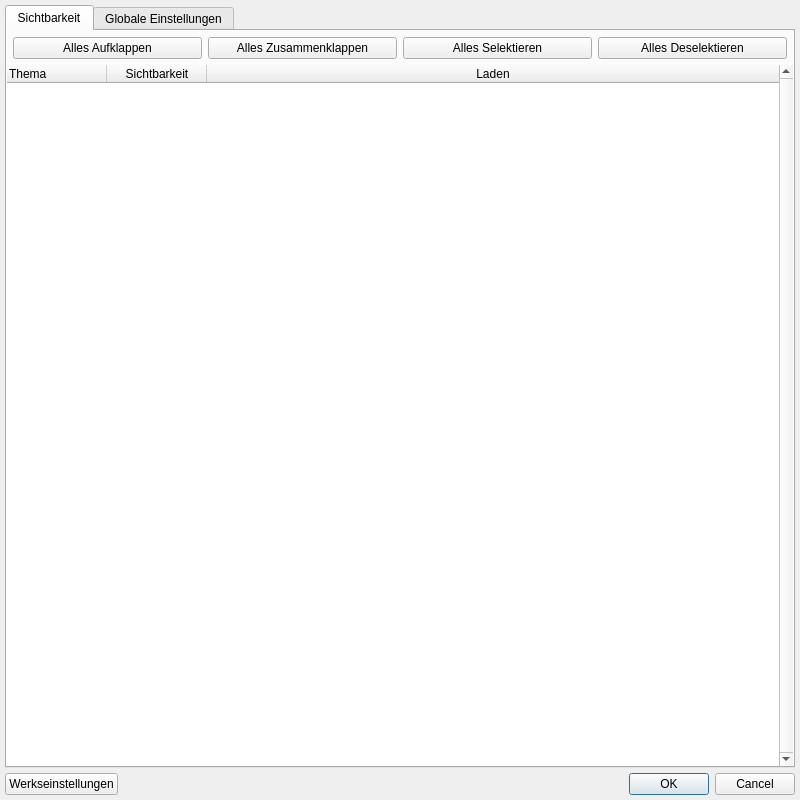
<?xml version="1.0" encoding="UTF-8"?>
<ui version="4.0">
 <class>SettingsDialog</class>
 <widget class="QDialog" name="SettingsDialog">
  <property name="geometry">
   <rect>
    <x>0</x>
    <y>0</y>
    <width>800</width>
    <height>800</height>
   </rect>
  </property>
  <property name="sizePolicy">
   <sizepolicy hsizetype="Fixed" vsizetype="Fixed">
    <horstretch>0</horstretch>
    <verstretch>0</verstretch>
   </sizepolicy>
  </property>
  <property name="windowTitle">
   <string>Einstellungen</string>
  </property>
  <property name="modal">
   <bool>false</bool>
  </property>
  <layout class="QVBoxLayout" name="verticalLayout">
   <property name="spacing">
    <number>5</number>
   </property>
   <property name="leftMargin">
    <number>5</number>
   </property>
   <property name="topMargin">
    <number>5</number>
   </property>
   <property name="rightMargin">
    <number>5</number>
   </property>
   <property name="bottomMargin">
    <number>5</number>
   </property>
   <item>
    <widget class="QTabWidget" name="tabWidget">
     <property name="sizePolicy">
      <sizepolicy hsizetype="Expanding" vsizetype="Expanding">
       <horstretch>0</horstretch>
       <verstretch>0</verstretch>
      </sizepolicy>
     </property>
     <property name="tabletTracking">
      <bool>false</bool>
     </property>
     <property name="autoFillBackground">
      <bool>false</bool>
     </property>
     <property name="tabShape">
      <enum>QTabWidget::Rounded</enum>
     </property>
     <property name="currentIndex">
      <number>0</number>
     </property>
     <property name="elideMode">
      <enum>Qt::ElideNone</enum>
     </property>
     <widget class="QWidget" name="visibility">
      <attribute name="title">
       <string>Sichtbarkeit</string>
      </attribute>
      <layout class="QVBoxLayout" name="verticalLayout_2">
       <property name="spacing">
        <number>6</number>
       </property>
       <property name="leftMargin">
        <number>0</number>
       </property>
       <property name="topMargin">
        <number>6</number>
       </property>
       <property name="rightMargin">
        <number>0</number>
       </property>
       <property name="bottomMargin">
        <number>0</number>
       </property>
       <item>
        <layout class="QHBoxLayout" name="visibility_tree_buttons">
         <property name="leftMargin">
          <number>6</number>
         </property>
         <property name="rightMargin">
          <number>6</number>
         </property>
         <item>
          <widget class="QPushButton" name="expand_button">
           <property name="text">
            <string>Alles Aufklappen</string>
           </property>
          </widget>
         </item>
         <item>
          <widget class="QPushButton" name="collapse_button">
           <property name="text">
            <string>Alles Zusammenklappen</string>
           </property>
          </widget>
         </item>
         <item>
          <widget class="QPushButton" name="check_button">
           <property name="text">
            <string>Alles Selektieren</string>
           </property>
          </widget>
         </item>
         <item>
          <widget class="QPushButton" name="uncheck_button">
           <property name="text">
            <string>Alles Deselektieren</string>
           </property>
          </widget>
         </item>
        </layout>
       </item>
       <item>
        <widget class="QTreeWidget" name="visibility_tree">
         <property name="enabled">
          <bool>true</bool>
         </property>
         <property name="sizePolicy">
          <sizepolicy hsizetype="Preferred" vsizetype="MinimumExpanding">
           <horstretch>0</horstretch>
           <verstretch>0</verstretch>
          </sizepolicy>
         </property>
         <property name="frameShape">
          <enum>QFrame::NoFrame</enum>
         </property>
         <property name="frameShadow">
          <enum>QFrame::Plain</enum>
         </property>
         <property name="lineWidth">
          <number>0</number>
         </property>
         <property name="verticalScrollBarPolicy">
          <enum>Qt::ScrollBarAlwaysOn</enum>
         </property>
         <property name="horizontalScrollBarPolicy">
          <enum>Qt::ScrollBarAsNeeded</enum>
         </property>
         <property name="sizeAdjustPolicy">
          <enum>QAbstractScrollArea::AdjustIgnored</enum>
         </property>
         <property name="alternatingRowColors">
          <bool>true</bool>
         </property>
         <property name="selectionMode">
          <enum>QAbstractItemView::SingleSelection</enum>
         </property>
         <property name="textElideMode">
          <enum>Qt::ElideNone</enum>
         </property>
         <property name="rootIsDecorated">
          <bool>true</bool>
         </property>
         <property name="columnCount">
          <number>3</number>
         </property>
         <attribute name="headerVisible">
          <bool>true</bool>
         </attribute>
         <column>
          <property name="text">
           <string notr="true">Thema</string>
          </property>
          <property name="textAlignment">
           <set>AlignLeading|AlignVCenter</set>
          </property>
         </column>
         <column>
          <property name="text">
           <string notr="true">Sichtbarkeit</string>
          </property>
          <property name="textAlignment">
           <set>AlignCenter</set>
          </property>
         </column>
         <column>
          <property name="text">
           <string notr="true">Laden</string>
          </property>
          <property name="textAlignment">
           <set>AlignCenter</set>
          </property>
         </column>
        </widget>
       </item>
      </layout>
     </widget>
     <widget class="QWidget" name="settings">
      <property name="enabled">
       <bool>false</bool>
      </property>
      <attribute name="title">
       <string>Globale Einstellungen</string>
      </attribute>
     </widget>
    </widget>
   </item>
   <item>
    <widget class="QWidget" name="widget" native="true">
     <layout class="QHBoxLayout" name="horizontalLayout">
      <property name="leftMargin">
       <number>0</number>
      </property>
      <property name="topMargin">
       <number>0</number>
      </property>
      <property name="rightMargin">
       <number>0</number>
      </property>
      <property name="bottomMargin">
       <number>0</number>
      </property>
      <item>
       <widget class="QPushButton" name="reset_button">
        <property name="text">
         <string>Werkseinstellungen</string>
        </property>
       </widget>
      </item>
      <item>
       <widget class="QDialogButtonBox" name="button_box">
        <property name="orientation">
         <enum>Qt::Horizontal</enum>
        </property>
        <property name="standardButtons">
         <set>QDialogButtonBox::Cancel|QDialogButtonBox::Ok</set>
        </property>
       </widget>
      </item>
     </layout>
    </widget>
   </item>
  </layout>
 </widget>
 <resources/>
 <connections>
  <connection>
   <sender>button_box</sender>
   <signal>accepted()</signal>
   <receiver>SettingsDialog</receiver>
   <slot>accept()</slot>
   <hints>
    <hint type="sourcelabel">
     <x>248</x>
     <y>254</y>
    </hint>
    <hint type="destinationlabel">
     <x>157</x>
     <y>274</y>
    </hint>
   </hints>
  </connection>
  <connection>
   <sender>button_box</sender>
   <signal>rejected()</signal>
   <receiver>SettingsDialog</receiver>
   <slot>reject()</slot>
   <hints>
    <hint type="sourcelabel">
     <x>316</x>
     <y>260</y>
    </hint>
    <hint type="destinationlabel">
     <x>286</x>
     <y>274</y>
    </hint>
   </hints>
  </connection>
 </connections>
</ui>
